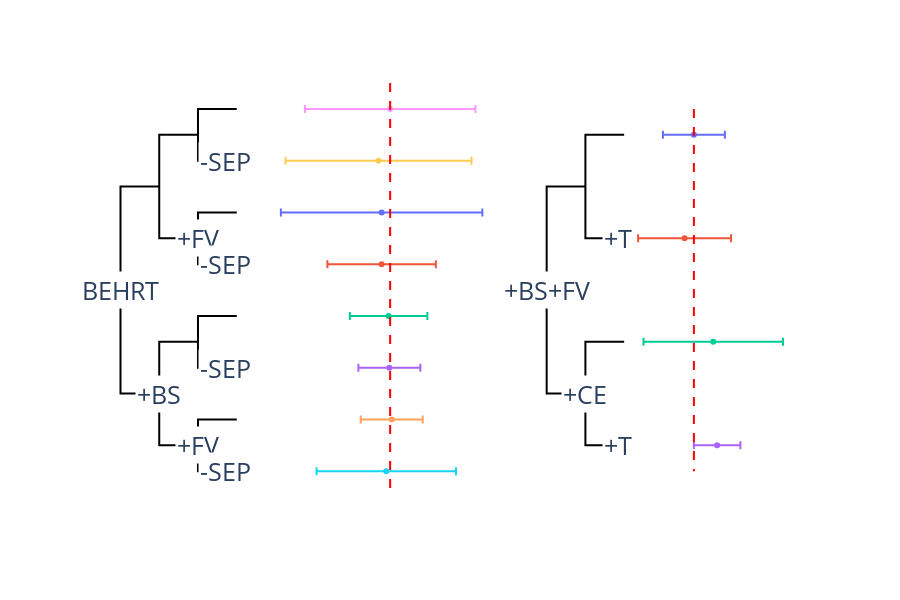

The notebook cell saved with this chart:
### Code cell
fig = px.scatter()
fig.update_layout(
    height=600,
    plot_bgcolor="white",
    xaxis=dict(
        visible=False
    ),
    yaxis=dict(
        visible=False
    ),
    showlegend=False,
)

""" DATA """
x0 = 0
make_split(fig, 4, x0, 0, double=False, names=["BEHRT"])
make_split(fig, 2, x0+1, 4, double=True, names=["+BS"])
make_split(fig, 1, x0+2, 6, double=True, names=["+FV"])
make_split(fig, 1, x0+2, 2, double=True, names=["+FV"], bottom=False)
for x, y in zip([2.7]*4, [-7, -3, 1, 5]):
    fig.add_annotation(x=x, y=y, text="-SEP", showarrow=False, bgcolor="white", font=dict(size=25)),

bar_y = [7, 5, 3, 1, -1, -3, -5, -7]
rocs = [0.948, 0.933, 0.937, 0.937, 0.946, 0.947, 0.950, 0.943]
errors = [0.11, 0.12, 0.13, 0.07, 0.05, 0.04, 0.04, 0.09]
make_bars(fig, bar_y, rocs, errors, -12)

""" ARCHITECTURE """
x0 = 11
make_split(fig, 4, x0, 0, double=False, names=["+BS+FV"])
make_split(fig, 2, x0+1, 4, double=True, names=["+CE"])
for x, y in zip([12.85]*2, [2, -6]):
    fig.add_annotation(x=x, y=y, text="+T", showarrow=False, bgcolor="white", font=dict(size=25)),
bar_y = [6, 2, -2, -6]
rocs = [0.950, 0.938, 0.975, 0.98]
errors = [0.04, 0.06, 0.09, 0.03]
make_bars(fig, bar_y, rocs, errors, -4.2)

fig.show()

### Figure 1 — Plotly figure (JSON) as saved in the notebook; plotly's stock layout.template omitted (floating-point values rounded to 4 significant figures)
{"data": [{"hovertemplate": "<extra></extra>", "legendgroup": "", "marker": {"color": "#636efa", "symbol": "circle"}, "mode": "markers", "name": "", "orientation": "v", "showlegend": false, "type": "scatter", "xaxis": "x", "yaxis": "y"}, {"line": {"color": "black"}, "mode": "lines", "type": "scatter", "x": [1, 0, 0, 0, 1], "y": [-4, -4, 0, 4, 4]}, {"line": {"color": "black"}, "mode": "lines", "type": "scatter", "x": [2, 1, 1, 1, 2], "y": [2, 2, 4, 6, 6]}, {"line": {"color": "black"}, "mode": "lines", "type": "scatter", "x": [2, 1, 1, 1, 2], "y": [-6, -6, -4, -2, -2]}, {"line": {"color": "black"}, "mode": "lines", "type": "scatter", "x": [3, 2, 2, 2, 3], "y": [5, 5, 6, 7, 7]}, {"line": {"color": "black"}, "mode": "lines", "type": "scatter", "x": [3, 2, 2, 2, 3], "y": [-7, -7, -6, -5, -5]}, {"line": {"color": "black"}, "mode": "lines", "type": "scatter", "x": [3, 2, 2, 2, 3], "y": [1, 1, 2, 3, 3]}, {"line": {"color": "black"}, "mode": "lines", "type": "scatter", "x": [3, 2, 2, 2, 3], "y": [-3, -3, -2, -1, -1]}, {"error_x": {"array": [2.2]}, "type": "scatter", "x": [6.96], "y": [7]}, {"error_x": {"array": [2.4]}, "type": "scatter", "x": [6.66], "y": [5]}, {"error_x": {"array": [2.6]}, "type": "scatter", "x": [6.74], "y": [3]}, {"error_x": {"array": [1.4]}, "type": "scatter", "x": [6.74], "y": [1]}, {"error_x": {"array": [1]}, "type": "scatter", "x": [6.92], "y": [-1]}, {"error_x": {"array": [0.8]}, "type": "scatter", "x": [6.94], "y": [-3]}, {"error_x": {"array": [0.8]}, "type": "scatter", "x": [7], "y": [-5]}, {"error_x": {"array": [1.8]}, "type": "scatter", "x": [6.86], "y": [-7]}, {"line": {"color": "red", "dash": "dash"}, "mode": "lines", "type": "scatter", "x": [6.96, 6.96], "y": [8, -8]}, {"line": {"color": "black"}, "mode": "lines", "type": "scatter", "x": [12, 11, 11, 11, 12], "y": [-4, -4, 0, 4, 4]}, {"line": {"color": "black"}, "mode": "lines", "type": "scatter", "x": [13, 12, 12, 12, 13], "y": [2, 2, 4, 6, 6]}, {"line": {"color": "black"}, "mode": "lines", "type": "scatter", "x": [13, 12, 12, 12, 13], "y": [-6, -6, -4, -2, -2]}, {"error_x": {"array": [0.8]}, "type": "scatter", "x": [14.8], "y": [6]}, {"error_x": {"array": [1.2]}, "type": "scatter", "x": [14.56], "y": [2]}, {"error_x": {"array": [1.8]}, "type": "scatter", "x": [15.3], "y": [-2]}, {"error_x": {"array": [0.6]}, "type": "scatter", "x": [15.4], "y": [-6]}, {"line": {"color": "red", "dash": "dash"}, "mode": "lines", "type": "scatter", "x": [14.8, 14.8], "y": [7, -7]}], "layout": {"annotations": [{"bgcolor": "white", "font": {"size": 25}, "showarrow": false, "text": "BEHRT", "x": 0, "y": 0}, {"bgcolor": "white", "font": {"size": 25}, "showarrow": false, "text": "+BS", "x": 1, "y": -4}, {"bgcolor": "white", "font": {"size": 25}, "showarrow": false, "text": "+FV", "x": 2, "y": -6}, {"bgcolor": "white", "font": {"size": 25}, "showarrow": false, "text": "+FV", "x": 2, "y": 2}, {"bgcolor": "white", "font": {"size": 25}, "showarrow": false, "text": "-SEP", "x": 2.7, "y": -7}, {"bgcolor": "white", "font": {"size": 25}, "showarrow": false, "text": "-SEP", "x": 2.7, "y": -3}, {"bgcolor": "white", "font": {"size": 25}, "showarrow": false, "text": "-SEP", "x": 2.7, "y": 1}, {"bgcolor": "white", "font": {"size": 25}, "showarrow": false, "text": "-SEP", "x": 2.7, "y": 5}, {"bgcolor": "white", "font": {"size": 25}, "showarrow": false, "text": "+BS+FV", "x": 11, "y": 0}, {"bgcolor": "white", "font": {"size": 25}, "showarrow": false, "text": "+CE", "x": 12, "y": -4}, {"bgcolor": "white", "font": {"size": 25}, "showarrow": false, "text": "+T", "x": 12.85, "y": 2}, {"bgcolor": "white", "font": {"size": 25}, "showarrow": false, "text": "+T", "x": 12.85, "y": -6}], "height": 600, "legend": {"tracegroupgap": 0}, "margin": {"t": 60}, "plot_bgcolor": "white", "showlegend": false, "xaxis": {"anchor": "y", "domain": [0, 1], "visible": false}, "yaxis": {"anchor": "x", "domain": [0, 1], "visible": false}}}
